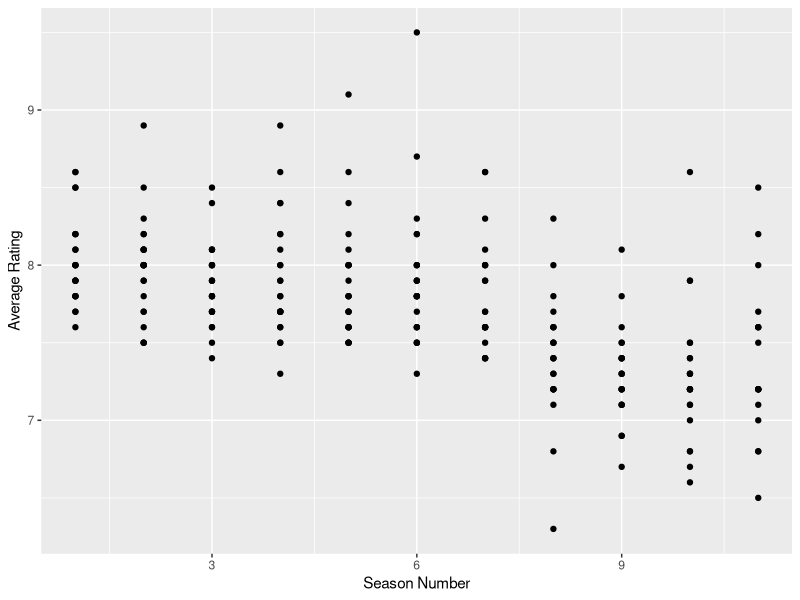
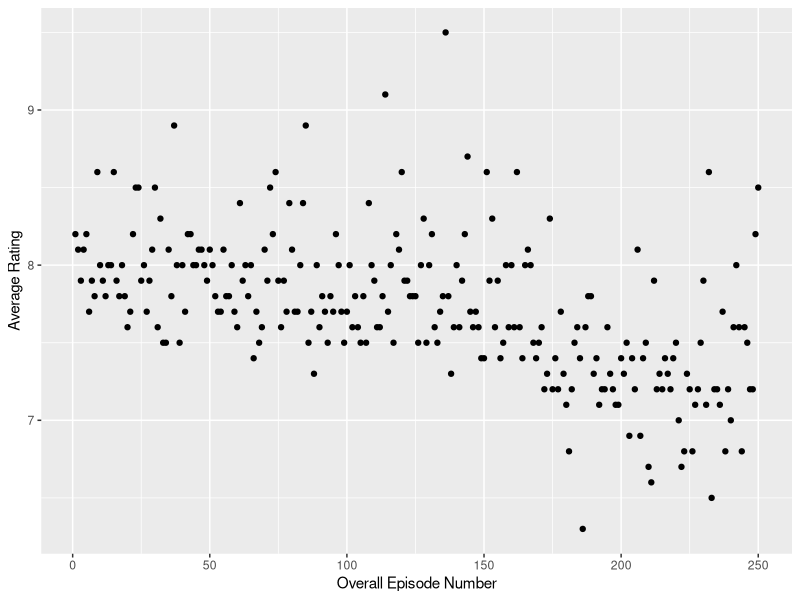

These charts were generated, in order, by the following R code: (Note: this script raises an error after producing the figures.)
## ---- chunk 1
knitr::opts_chunk$set(echo = TRUE)
## ---- chunk 2
# load in the libraries we will need
library(here)
library(dplyr)
library(ggplot2)
library(readr)

# load the data
TV <- read_csv(here("Data", "imdb_data.csv"))

## ---- chunk 3
TV %>%
     ggplot(aes(x = seasonNumber, y = averageRating)) +
     geom_point()+
     labs(x = "Season Number", y = "Average Rating")
## ---- chunk 4
TV %>%
     ggplot(aes(x = episodeNumber_overall, y = averageRating)) +
     geom_point()+
     labs(x = "Overall Episode Number", y = "Average Rating")
## ---- chunk 5
# convert season number to factor
TV <- TV %>% as.factor(seasonNumber)

# pick out the last episode of each season
TV_Finale <- TV %>%
     group_by(seasonNumber) %>%
     slice_max(~episodeNumber_in_season, n=1)
